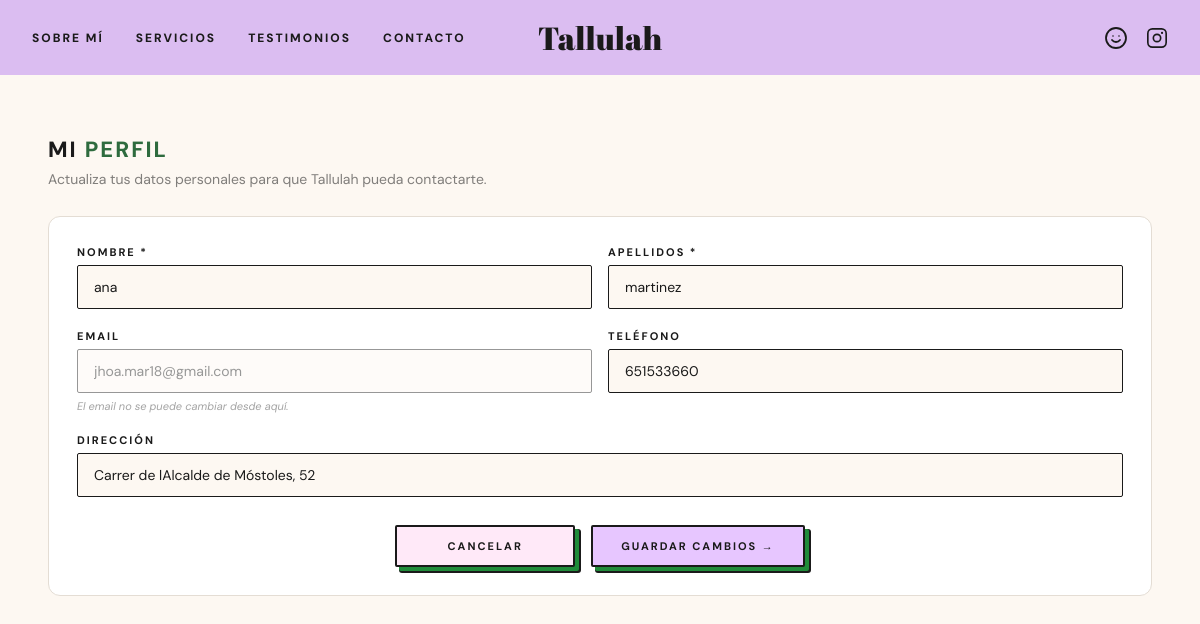
Screenshot of /pages/perfil.php (signed in) with the database file from the repository.
### tables this page shows
CREATE TABLE clientes (
    cli_id        INTEGER PRIMARY KEY AUTOINCREMENT,
    usu_id        INTEGER NOT NULL UNIQUE,
    cli_nombre    TEXT    NOT NULL,
    cli_apellidos TEXT    NOT NULL,
    cli_telefono  TEXT,
    cli_direccion TEXT,
    cli_lat       REAL,
    cli_lng       REAL,
    FOREIGN KEY (usu_id) REFERENCES usuarios(usu_id)
);

CREATE TABLE usuarios (
    usu_id       INTEGER PRIMARY KEY AUTOINCREMENT,
    usu_email    TEXT    NOT NULL UNIQUE,
    usu_password TEXT    NOT NULL,
    usu_rol      TEXT    NOT NULL DEFAULT 'cliente',
    usu_creado   TEXT    NOT NULL DEFAULT (datetime('now'))
);

### pages/perfil.php (the view, shortened to what this page needs)
<?php
include('../includes/header.php');
require_once('../database/database.php');
$stmt = $db->prepare('SELECT c.*, u.usu_email
                      FROM clientes c
                      JOIN usuarios u ON c.usu_id = u.usu_id
                      WHERE c.usu_id = :usu_id');
$stmt->bindValue(':usu_id', $_SESSION['usu_id'], SQLITE3_INTEGER);
$cliente = $stmt->execute()->fetchArray(SQLITE3_ASSOC);
?>
<main class="perfil-main">
    <div class="usuario-wrap">
        <h1 class="page-title">Mi <em>perfil</em></h1>
        <p class="page-sub">Actualiza tus datos personales para que Tallulah pueda contactarte.</p>
        <div class="usuario-card">
            <form method="POST" action="perfil.php" style="display:flex;flex-direction:column;gap:20px;">
                <div class="form-row">
                    <div class="form-group">
                        <label for="nombre">Nombre *</label>
                        <input type="text" id="nombre" name="nombre"
                               value="<?= htmlspecialchars($cliente['cli_nombre']) ?>"
                               required>
                    </div>
                    <div class="form-group">
                        <label for="apellidos">Apellidos *</label>
                        <input type="text" id="apellidos" name="apellidos"
                               value="<?= htmlspecialchars($cliente['cli_apellidos']) ?>"
                               required>
                    </div>
                </div>
                <div class="form-row">
                    <div class="form-group">
                        <label for="email">Email</label>
                        <input type="email" id="email"
                               value="<?= htmlspecialchars($cliente['usu_email']) ?>"
                               disabled>
                        <span class="form-hint">El email no se puede cambiar desde aquí.</span>
                    </div>
                    <div class="form-group">
                        <label for="telefono">Teléfono</label>
                        <input type="tel" id="telefono" name="telefono"
                               placeholder="600 000 000"
                               value="<?= htmlspecialchars($cliente['cli_telefono'] ?? '') ?>">
                    </div>
                </div>
                <div class="form-group">
                    <label for="direccion">Dirección</label>
                    <input type="text" id="direccion" name="direccion"
                           placeholder="Calle, número, piso..."
                           value="<?= htmlspecialchars($cliente['cli_direccion'] ?? '') ?>">
                </div>
                <div class="usuario-btns">
                    <a href="/tallulah/pages/dashboard.php" class="btn-hg">Cancelar</a>
                    <button type="submit" class="btn-hg-pink">Guardar cambios →</button>
                </div>
            </form>
        </div>
    </div>
</main>

### css/style.css (style rules this page uses)
*, *::before, *::after { margin: 0; padding: 0; box-sizing: border-box; }
html { scroll-behavior: smooth; }
body { background: #FDF8F2; color: #1A1A1A; font-family: 'DM Sans', sans-serif; cursor: none; overflow-x: hidden; }
a { text-decoration: none; color: inherit; }
.btn-hg { background: #ffe9f8; color: #1A1A1A; border: 2px solid #1A1A1A; padding: 12px 28px; font-family: 'DM Sans', sans-serif; font-size: 11px; font-weight: 700; letter-spacing: 2px; text-transform: uppercase; cursor: none; text-decoration: none; display: inline-flex; align-items: center; border-radius: 2px; box-shadow: 4px 4px 0 #208B3A, 5px 5px 0 1px #1A1A1A; transition: background .2s, box-shadow .15s, transform .15s; }
.btn-hg-pink { background: #E7C6FF; color: #1A1A1A; border: 2px solid #1A1A1A; padding: 12px 28px; font-family: 'DM Sans', sans-serif; font-size: 11px; font-weight: 700; letter-spacing: 2px; text-transform: uppercase; cursor: none; text-decoration: none; display: inline-flex; align-items: center; border-radius: 2px; box-shadow: 4px 4px 0 #208B3A, 5px 5px 0 1px #1A1A1A; transition: background .2s, box-shadow .15s, transform .15s; }
.form-group { display: flex; flex-direction: column; gap: 6px; }
.form-group label { font-size: 11px; font-weight: 700; letter-spacing: 2px; text-transform: uppercase; color: #1A1A1A; }
.form-group input, .form-group select, .form-group textarea { padding: 12px 16px; border: 2px solid #1A1A1A; border-radius: 2px; font-family: 'DM Sans', sans-serif; font-size: 14px; background: #FDF8F2; color: #1A1A1A; outline: none; transition: border-color .2s, box-shadow .2s; width: 100%; }
.form-group input::placeholder, .form-group textarea::placeholder { color: rgba(26, 26, 26, .3); }
.form-group input:disabled { opacity: .45; cursor: not-allowed; }
.form-hint { font-size: 11px; color: rgba(26, 26, 26, .4); font-style: italic; }
.form-row { display: grid; grid-template-columns: 1fr 1fr; gap: 16px; }

### css/usuario.css (style rules this page uses)
body, *, *::before, *::after { cursor: auto !important; }
a, button, select, [onclick] { cursor: pointer !important; }
.usuario-wrap { max-width: 100%; padding: 60px 48px; margin: 0; }
.page-title { font-family: "DM Sans", sans-serif; font-size: 22px; font-weight: 800; letter-spacing: 2px; text-transform: uppercase; color: #1A1A1A; margin: 0 0 6px; }
.page-title em { color: #2E6B3E; font-style: normal; }
.page-sub { font-size: 14px; color: rgba(26,26,26,.55); margin: 0 0 28px; }
.usuario-card { background: #FFFFFF; border: 1px solid #E4DDD4; border-radius: 12px; padding: 28px; }
.usuario-card input, .usuario-card select, .usuario-card textarea { border: 1.5px solid #1A1A1A; border-radius: 2px; background: #FDF8F2; }
.usuario-card input:disabled { opacity: .45; cursor: not-allowed !important; }
.usuario-btns { display: flex; justify-content: center; gap: 16px; margin-top: 8px; }
.usuario-btns a, .usuario-btns button { min-width: 180px; text-align: center; justify-content: center; }

### rows the page displays
clientes: nombre "ana", apellidos "martinez", usu.usu_email "jhoa.mar18@gmail.com", telefono "651533660", direccion "Carrer de lAlcalde de Móstoles, 52"
